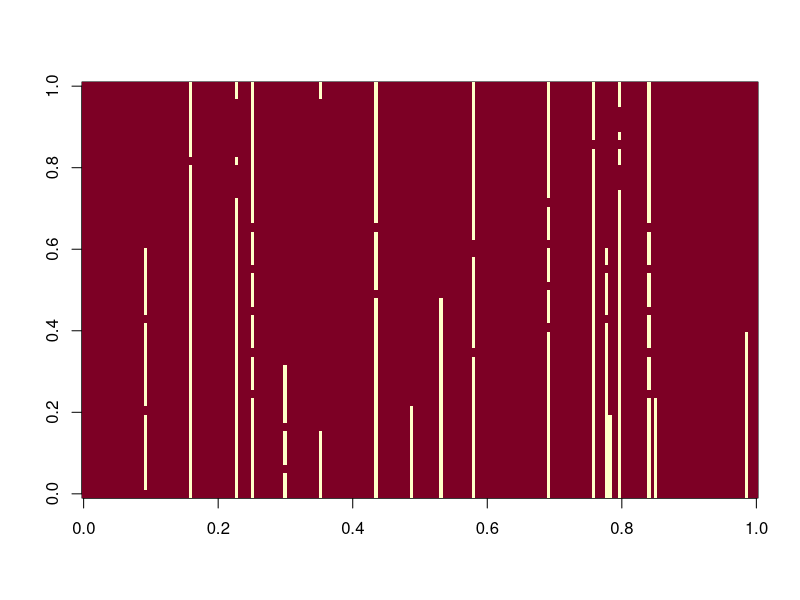

This figure's R source:
library(tidyverse)
library(reshape)

dfRawData <- read.csv('WorldBankHealthData.csv')

#check what countries are included
print(sort(unique(dfRawData$country_name)))

#Upon reviewing, the following entries are not countries, and will be removed
#non_countries----
non_contries <- c("Africa Eastern and Southern",
                  "Africa Western and Central",
                  "Arab World",
                  "Caribbean small states",
                  "Central Europe and the Baltics",
                  "Early-demographic dividend",                     
                  "East Asia & Pacific",                         
                  "East Asia & Pacific (excluding high income)",         
                  "East Asia & Pacific (IDA & IBRD countries)",
                  "Euro area",         
                  "Europe & Central Asia",                               
                  "Europe & Central Asia (excluding high income)",       
                  "Europe & Central Asia (IDA & IBRD countries)",      
                  "European Union",
                  "Fragile and conflict affected situations", 
                  "Heavily indebted poor countries (HIPC)",           
                  "High income",
                  "IDA & IBRD total", 
                  "Late-demographic dividend",                           
                  "Latin America & Caribbean",                          
                  "Latin America & Caribbean (excluding high income)",   
                  "Latin America & the Caribbean (IDA & IBRD countries)",
                  "Least developed countries: UN classification",
                  "Low & middle income",       
                  "Low income",                                
                  "Lower middle income", 
                  "Middle East & North Africa",                          
                  "Middle East & North Africa (excluding high income)",  
                  "Middle East & North Africa (IDA & IBRD countries)", 
                  "Middle income",
                  "North America",
                  "OECD members",
                  "Other small states",                                  
                  "Pacific island small states", 
                  "Post-demographic dividend",                        
                  "Pre-demographic dividend",
                  "Small states",
                  "South Asia",                                       
                  "South Asia (IDA & IBRD)", 
                  "Sub-Saharan Africa",                            
                  "Sub-Saharan Africa (excluding high income)",          
                  "Sub-Saharan Africa (IDA & IBRD countries)",
                  "Upper middle income",
                  "World")

#Remove non-countries----
df <- dfRawData[!(dfRawData$country_name %in% non_contries), ]

#Check for completeness of full dataset----
#We expect 6 values per country per year.
df_count <- count(df,country_name,year)

#The output below makes it clear there is a lot of missing data. Since
#excluding countries or years with incomplete data would greatly reduce the
#dataset, absent values will just have to be dealt with

#Check completeness of life expectancy data----
#This is the most important variable, so we'll use the image() function to see
#the extent of missing life expectancy data.

#filter for only life expectancy values
df_LE <- df[df$indicator_name == 'Life expectancy at birth, total (years)', ]

#create wide df of life expectancy values
df_LE_wide <- cast(df_LE, country_name~year)

#convert to a df with 1 if value exists, otherwise 0 if NA. Exclude country_name column
df_binary <- df_LE_wide
df_binary[is.na(df_binary)] <- 0
df_binary[, names(df_binary) != 'country_name'][df_binary[, names(df_binary) != 'country_name'] > 0] <- 1

#convert to matrix, so it can be input into an image.
df_binary <- column_to_rownames(df_binary, 'country_name')
mat_binary <- as.matrix(df_binary)

#Make image of density of life expectancy values----
image(z = mat_binary)

#We can see that most countries (x axis) have most or all of the life expectancy
#data. However, there are a few that have very little. It wouldn't make sense to 
#allow the user to graph these, so we'll filter out all countries from the data set
#that have < 50% (25 years worth) of data
#To do this, I'll sum up every row of the binary df, and remove countries whose
#sum is less than 25

#Determine countries with <50% (25 total) life expectancy values----

#tidy data
df_binary2 <- rownames_to_column(df_binary,'country_name')
df_gathered <- gather(df_binary2,'year','value',2:ncol(df_binary2))

#summarize by sum
df_summed <- aggregate(df_gathered$value, 
                       by = list(country_name = df_gathered$country_name), 
                       FUN = sum)

#filter for countries with < 25 data points
df_lowInfo <- df_summed[df_summed$x < 25, ]

#extract list of countries to remove
countries_to_remove <- c(df_lowInfo$country_name)
